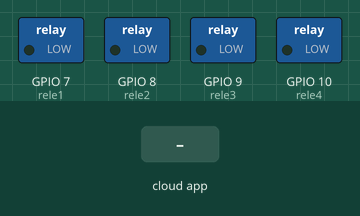
This sketch was run on a simulated ESP32-S3. On the bench: switched loads named in the sketch (green lamp = pin HIGH). The inputs (shaded band) are chosen by the test bench. WiFi joins after 1.5 s; servers stay silent unless stated; no MQTT or app messages arrive unless stated; what the sketch prints to the serial monitor is not drawn.

Above: at 2.7 s.
2.8 s: the phone or cloud app sets rele1 to ON
At 3.2 s:
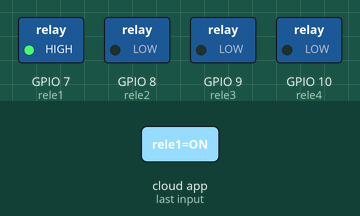
4.3 s: the phone or cloud app sets rele2 to ON
At 5.5 s:
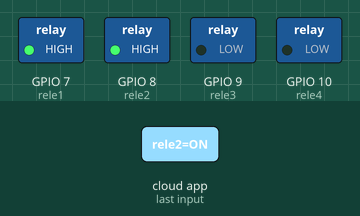
5.8 s: the phone or cloud app sets rele3 to ON
At 6.5 s:
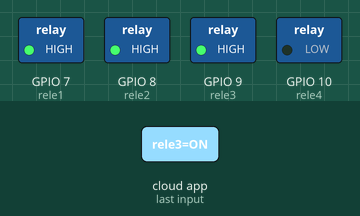
7.3 s: the phone or cloud app sets rele4 to ON
At 7.6 s:
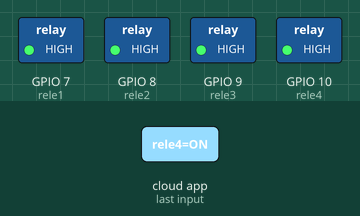
Timing chart, 0 to 9.8 s (numbered marks = the images above; inputs shaded):
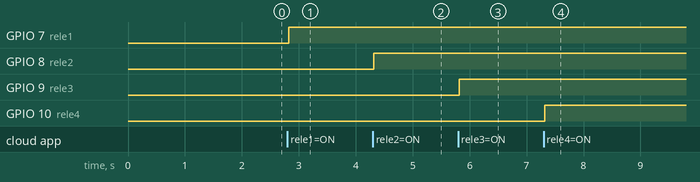

Measured:
- after the input at 2.8 s, GPIO 7 (rele1): LOW → HIGH at once
- after the input at 4.3 s, GPIO 8 (rele2): LOW → HIGH at once
- after the input at 5.8 s, GPIO 9 (rele3): LOW → HIGH at once
- after the input at 7.3 s, GPIO 10 (rele4): LOW → HIGH at once

The sketch:

esp32_4_reles.ino
```cpp
/*
 * Control de 4 Relés ESP32 con Adafruit IO
 * Compatible con la aplicación web desarrollada
 *
 * Pines utilizados:
 * - GPIO 7: Relé 1
 * - GPIO 8: Relé 2
 * - GPIO 9: Relé 3
 * - GPIO 10: Relé 4
 */

#include <WiFi.h>
#include <Adafruit_MQTT.h>
#include <Adafruit_MQTT_Client.h>

// ==== Configuración WiFi ====
const char* ssid = "TU_RED_WIFI";        // Cambia por tu red WiFi
const char* password = "TU_PASSWORD";    // Cambia por tu contraseña WiFi

// ==== Pines para relés (activación por transistor C945) ====
const int rele1 = 7;   // GPIO7
const int rele2 = 8;   // GPIO8
const int rele3 = 9;   // GPIO9
const int rele4 = 10;  // GPIO10

// ==== Configuración Adafruit IO ====
#define AIO_SERVER      "io.adafruit.com"
#define AIO_SERVERPORT  1883
#define AIO_USERNAME    "tu_usuario"                    // Tu usuario de Adafruit IO
#define AIO_KEY         "tu_clave" // Tu clave de Adafruit IO

// ==== Nombres de los feeds ====
#define FEED1 "rele1"
#define FEED2 "rele2"
#define FEED3 "rele3"
#define FEED4 "rele4"

// ==== Cliente MQTT ====
WiFiClient client;
Adafruit_MQTT_Client mqtt(&client, AIO_SERVER, AIO_SERVERPORT, AIO_USERNAME, AIO_KEY);

// ==== Suscripciones a los feeds ====
Adafruit_MQTT_Subscribe feedRele1 = Adafruit_MQTT_Subscribe(&mqtt, AIO_USERNAME "/feeds/" FEED1);
Adafruit_MQTT_Subscribe feedRele2 = Adafruit_MQTT_Subscribe(&mqtt, AIO_USERNAME "/feeds/" FEED2);
Adafruit_MQTT_Subscribe feedRele3 = Adafruit_MQTT_Subscribe(&mqtt, AIO_USERNAME "/feeds/" FEED3);
Adafruit_MQTT_Subscribe feedRele4 = Adafruit_MQTT_Subscribe(&mqtt, AIO_USERNAME "/feeds/" FEED4);

// ==== Función para conectar a MQTT ====
void MQTT_connect() {
  int8_t ret;
  if (mqtt.connected()) return;

  Serial.print("Conectando a MQTT... ");
  while ((ret = mqtt.connect()) != 0) {
    Serial.println(mqtt.connectErrorString(ret));
    Serial.println("Reintentando conexión MQTT en 5 segundos...");
    mqtt.disconnect();
    delay(5000);
  }
  Serial.println("¡Conectado a MQTT!");
}

// ==== Función para mostrar estado de los relés ====
void mostrarEstadoReles() {
  Serial.println("=== Estado actual de relés ===");
  Serial.printf("Relé 1 (GPIO %d): %s\n", rele1, digitalRead(rele1) ? "ON" : "OFF");
  Serial.printf("Relé 2 (GPIO %d): %s\n", rele2, digitalRead(rele2) ? "ON" : "OFF");
  Serial.printf("Relé 3 (GPIO %d): %s\n", rele3, digitalRead(rele3) ? "ON" : "OFF");
  Serial.printf("Relé 4 (GPIO %d): %s\n", rele4, digitalRead(rele4) ? "ON" : "OFF");
  Serial.println("=============================");
}

void setup() {
  // Inicializar comunicación serie
  Serial.begin(115200);
  Serial.println("=== Control de 4 Relés ESP32 ===");
  Serial.println("Iniciando sistema...");

  // Configurar pines de los relés como salidas
  pinMode(rele1, OUTPUT);
  pinMode(rele2, OUTPUT);
  pinMode(rele3, OUTPUT);
  pinMode(rele4, OUTPUT);

  // Inicializar todos los relés en estado OFF (LOW)
  digitalWrite(rele1, LOW);
  digitalWrite(rele2, LOW);
  digitalWrite(rele3, LOW);
  digitalWrite(rele4, LOW);

  Serial.println("Relés inicializados en estado OFF");

  // Conectar a WiFi
  WiFi.begin(ssid, password);
  Serial.printf("Conectando a WiFi: %s", ssid);

  while (WiFi.status() != WL_CONNECTED) {
    delay(500);
    Serial.print(".");
  }

  Serial.println();
  Serial.println("¡Conectado a WiFi!");
  Serial.printf("Dirección IP: %s\n", WiFi.localIP().toString().c_str());
  Serial.printf("Señal WiFi: %d dBm\n", WiFi.RSSI());

  // Suscribirse a los feeds de Adafruit IO
  mqtt.subscribe(&feedRele1);
  mqtt.subscribe(&feedRele2);
  mqtt.subscribe(&feedRele3);
  mqtt.subscribe(&feedRele4);

  Serial.println("Suscrito a feeds de Adafruit IO:");
  Serial.printf("- %s/feeds/%s\n", AIO_USERNAME, FEED1);
  Serial.printf("- %s/feeds/%s\n", AIO_USERNAME, FEED2);
  Serial.printf("- %s/feeds/%s\n", AIO_USERNAME, FEED3);
  Serial.printf("- %s/feeds/%s\n", AIO_USERNAME, FEED4);

  mostrarEstadoReles();
  Serial.println("Sistema listo para recibir comandos...");
}

void loop() {
  // Mantener conexión MQTT
  MQTT_connect();

  // Leer mensajes de los feeds
  Adafruit_MQTT_Subscribe *subscription;
  while ((subscription = mqtt.readSubscription(100))) {
    String valor = (char *)subscription->lastread;
    String feed = String(subscription->topic);

    // Extraer nombre del feed
    int feedStart = feed.lastIndexOf('/') + 1;
    String feedName = feed.substring(feedStart);

    Serial.printf("📨 Comando recibido - Feed: %s, Valor: %s\n", feedName.c_str(), valor.c_str());

    // Procesar comando para cada relé
    if (subscription == &feedRele1) {
      digitalWrite(rele1, (valor == "ON") ? HIGH : LOW);
      Serial.printf("🔌 Relé 1 (GPIO %d): %s\n", rele1, (valor == "ON") ? "ENCENDIDO" : "APAGADO");
    }
    else if (subscription == &feedRele2) {
      digitalWrite(rele2, (valor == "ON") ? HIGH : LOW);
      Serial.printf("🔌 Relé 2 (GPIO %d): %s\n", rele2, (valor == "ON") ? "ENCENDIDO" : "APAGADO");
    }
    else if (subscription == &feedRele3) {
      digitalWrite(rele3, (valor == "ON") ? HIGH : LOW);
      Serial.printf("🔌 Relé 3 (GPIO %d): %s\n", rele3, (valor == "ON") ? "ENCENDIDO" : "APAGADO");
    }
    else if (subscription == &feedRele4) {
      digitalWrite(rele4, (valor == "ON") ? HIGH : LOW);
      Serial.printf("🔌 Relé 4 (GPIO %d): %s\n", rele4, (valor == "ON") ? "ENCENDIDO" : "APAGADO");
    }
  }

  // Verificar conexión WiFi
  if (WiFi.status() != WL_CONNECTED) {
    Serial.println("⚠️  Conexión WiFi perdida. Reconectando...");
    WiFi.begin(ssid, password);
    while (WiFi.status() != WL_CONNECTED) {
      delay(500);
      Serial.print(".");
    }
    Serial.println("\n✅ WiFi reconectado");
  }

  // Ping periódico para mantener conexión MQTT
  if (!mqtt.ping()) {
    mqtt.disconnect();
  }

  delay(100); // Pequeña pausa para no saturar el procesador
}
```
